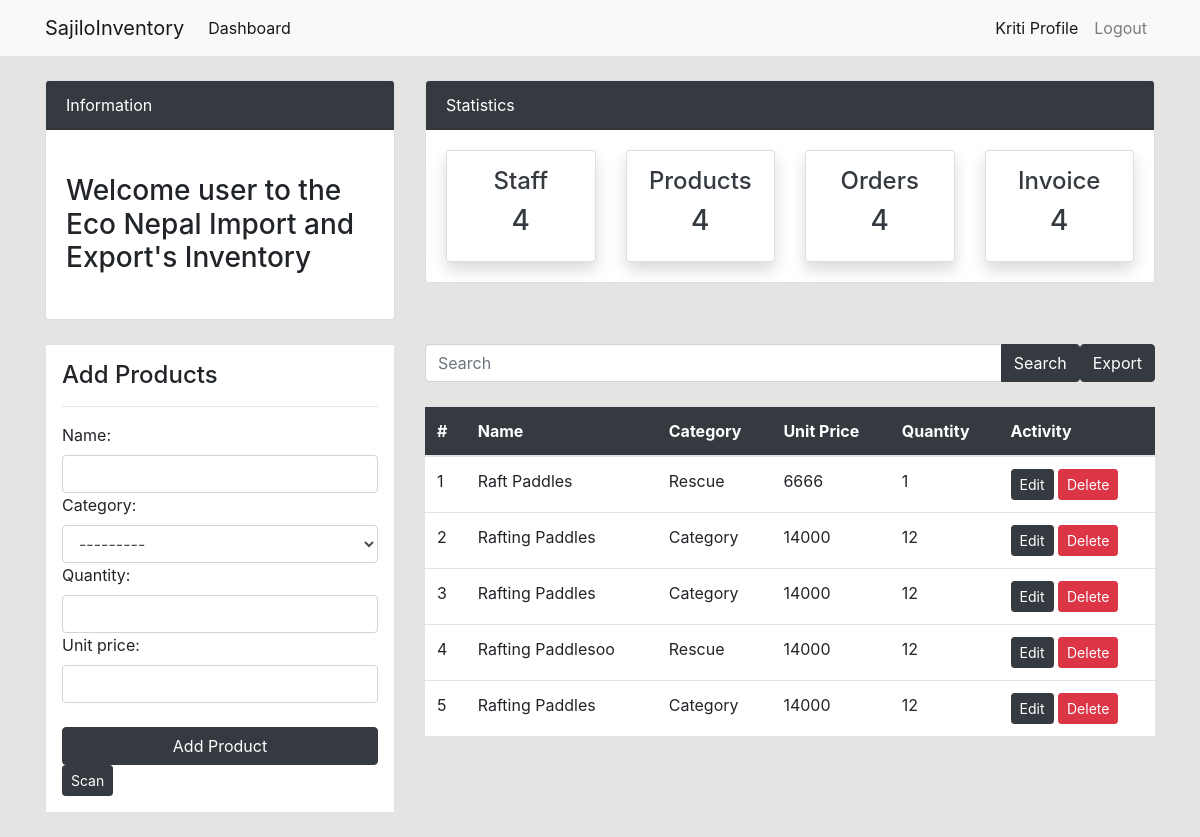
/products/ (signed in), run on an earlier commit of the app's database.
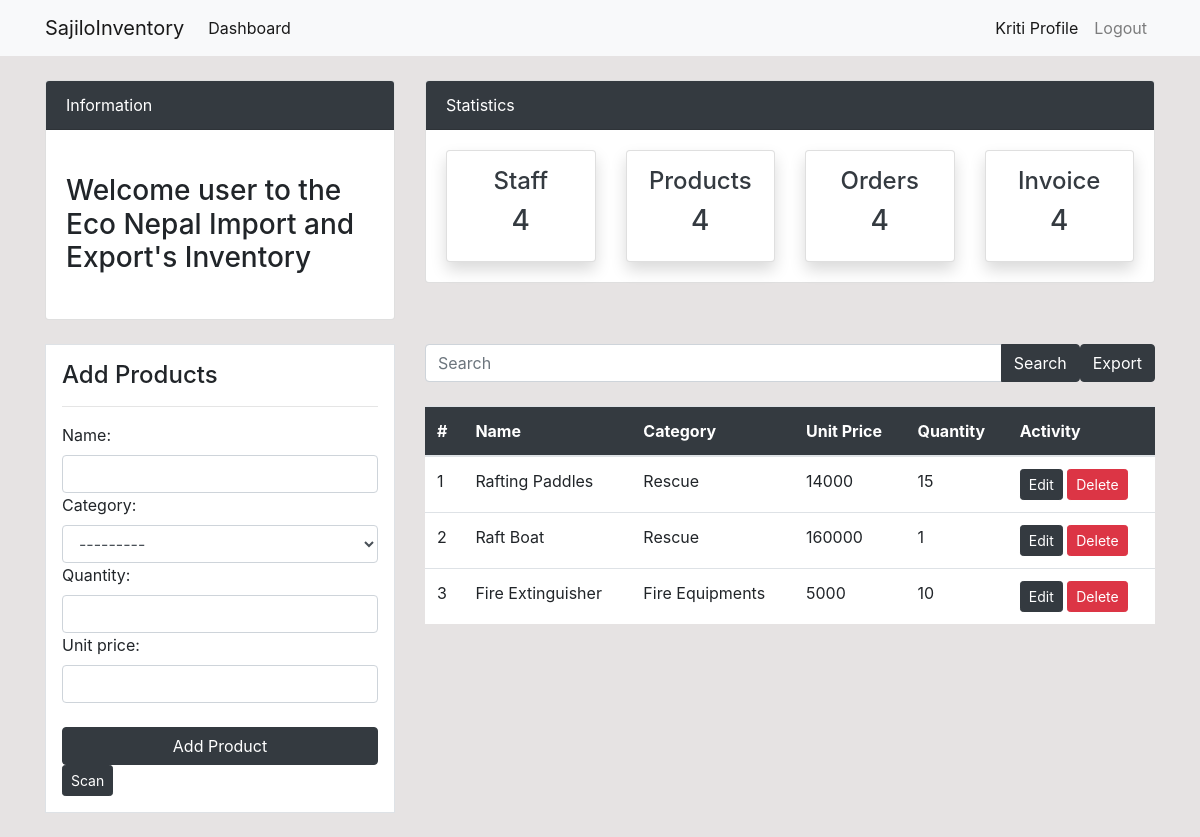
And on a later commit of the database.
### dashboard/models.py (models this page shows, shortened)
class Product(models.Model):
    name = models.CharField(max_length=100, null= True)
    category = models.CharField(max_length=20, choices= CATEGORY, null= True)
    quantity = models.PositiveIntegerField(null= True)
    unit_price = models.PositiveBigIntegerField(null=True)
    class Meta:
        verbose_name_plural ='Product'

### dashboard/views.py (the view)
# urls.py: path('products/',views.products, name='dashboard-products'),
@login_required(login_url='user-login')
def products(request):
    q = request.GET.get('q') if request.GET.get('q') != None else ''
    if request.method =='POST':
        form = ProductForm(request.POST)
        if form.is_valid():
            form.save()
            return  redirect('dashboard-products')
    elif request.method == 'GET':
        items = Product.objects.filter(
            Q(name__icontains=q) |
            Q(category__icontains=q)
        )
        form = ProductForm()
        context={
            'items': items,
            'form': form,
        }
        return render(request, 'dashboard/products.html', context)
    else:
        form = ProductForm()
        items = Product.objects.all()
    context={
        'items': items,
        'form': form,
    }
    return render(request, 'dashboard/products.html', context)

### dashboard/forms.py
class ProductForm(forms.ModelForm):
    class Meta:
        model = Product
        fields = ['name','category', 'quantity', 'unit_price']
        widgets = {
            'name': forms.TextInput(attrs={'class': 'form-control'}),
            'category': forms.Select(attrs={'class': 'form-control'}),
            'quantity': forms.NumberInput(attrs={'class': 'form-control'}),
            'unit_price': forms.NumberInput(attrs={'class': 'form-control'}),
        }

### templates/dashboard/products.html (shortened to what this page needs)
{% extends 'partials/base.html' %}
{% block content %}
{% include 'partials/topnav.html' %}
<div class="container">
    <div class="row my-4">
        <div class="col-md-4">
            <div class="border bg-white p-3">
                <h4>Add Products</h4>
                <hr>
                <form method="POST">
                    {{ form }}
                    <div class="mt-4">
                        <input class="btn btn-dark btn-block" type="submit" value="Add Product">
                        <a class="btn btn-dark btn-sm" href="{% url 'scan' %}">Scan</a>
                    </div>
                </form>
            </div>
        </div>
        <div class="col-md-8">
            <div class="d-flex justify-content-between align-items-center mb-4">
                <form action="{% url 'dashboard-products' %}" method="GET" class="input-group">
                    <input type="text" class="form-control" placeholder="Search" name="q" value="{{ request.GET.q }}">
                    <div class="input-group-append">
                        <button class="btn btn-dark" type="submit">Search</button>
                    </div>
                </form>
                <a class="btn btn-dark" href="#">Export</a>
            </div>
            <table class="table bg-white">
                <thead class="bg-dark">
                    <tr class="text-white">
                        <th scope="col">#</th>
                        <th scope="col">Name</th>
                        <th scope="col">Category</th>
                        <th scope="col">Unit Price</th>
                        <th scope="col">Quantity</th>
                        <th scope="col">Activity</th>
                    </tr>
                </thead>
                <tbody>
                    {% for item in items %}
                    <tr>
                        <td>{{ forloop.counter }}</td>
                        <td>{{ item.name }}</td>
                        <td>{{ item.category }}</td>
                        <td>{{ item.unit_price }}</td>
                        <td>{{ item.quantity }}</td>
                        <td>
                            <a class="btn btn-dark btn-sm" href="{% url 'dashboard-product-update' item.id %}">Edit</a>
                            <a class="btn btn-danger btn-sm" href="{% url 'dashboard-product-delete' item.id %}">Delete</a>
                        </td>
                    </tr>
                    {% empty %}
                    <tr>
                        <td colspan="6" class="text-center">No products found.</td>
                    </tr>
                    {% endfor %}
                </tbody>
            </table>
        </div>
    </div>
</div>
{% endblock %}

### templates/partials/base.html (shortened to what this page needs)
{% load static %}
<!doctype html>
<html lang="en">
  <head>
    <link rel="stylesheet" href="https://cdn.jsdelivr.net/npm/bootstrap@4.6.2/dist/css/bootstrap.min.css">
  <link rel="stylesheet" href="{% static '/style.css' %}">
  </head>
  <body>
    {% include 'partials/nav.html' %}
    {% block content %}
    {%endblock%}
  </body>
</html>

### templates/partials/nav.html (shortened to what this page needs)
<nav class="navbar navbar-expand-lg navbar-light bg-light">
   {% if user.is_authenticated %}
    <div class="container">
        <a class="navbar-brand " href="{% url 'dashboard-index' %}">SajiloInventory</a>
        <div class="collapse navbar-collapse" id="navbarSupportedContent">
            <ul class="navbar-nav mr-auto">
                <li class="nav-item active">
                    <a class="nav-link text-black" href="{% url 'dashboard-index' %}">Dashboard </a>
                </li>
            </ul>
            <ul class="navbar-nav ml-auto">
                <li class="nav-item active">
                    <a class="nav-link text-black" href="{% url 'user-profile'%}">{{user.username}} Profile </a>
                </li>
                <li class="nav-item">
                    <a class="nav-link text-black" href="{% url 'user-logout'  %}">Logout</a>
                </li>
            </ul>
        {% endif %}
        </div>
    </div>
</nav>

### templates/partials/topnav.html (shortened to what this page needs)
<div class="container">
    <div class="row mt-4">
        <div class="col-md-4">
            <div class="card">
                <div class="card-header bg-dark text-white">
                    Information
                </div>
                <div class="card-body">
                    <marquee behavior="" direction="">
                        <h3 class="my-4">Welcome user to the Eco Nepal Import and Export's Inventory </h3>
                    </marquee>
                </div>
            </div>
        </div>
        <div class="col-md-8">
            <div class="card">
                <div class="card-header bg-dark text-white">
                    Statistics
                </div>
                <div class="card-body">
                    <div class="row">
                        <div class="col-md-3">
                            <a class="text-decoration-none text-dark" href="{% url 'dashboard-staff' %}">
                                <div class="card my-card shadow text-center p-3">
                                    <h4>Staff </h4>
                                    <h3>4</h3>
                                </div>
                            </a>
                        </div>
                        <div class="col-md-3">
                            <a class="text-decoration-none text-dark" href="{% url 'dashboard-products' %}">
                                <div class="card my-card shadow text-center p-3">
                                    <h4>Products </h4>
                                    <h3>4</h3>
                                </div>
                            </a>
                        </div>
                        <div class="col-md-3">
                            <a class="text-decoration-none text-dark" href="{% url 'dashboard-orders' %}">
                                <div class="card my-card shadow text-center p-3">
                                    <h4>Orders </h4>
                                    <h3>4</h3>
                                </div>
                            </a>
                        </div>
                        <div class="col-md-3">
                            <a class="text-decoration-none text-dark" href="{% url 'dashboard-invoice' %}">
                                <div class="card my-card shadow text-center p-3">
                                    <h4>Invoice</h4>
                                    <h3>4</h3>
                                </div>
                            </a>
                        </div>
                    </div>
                </div>
            </div>
        </div>
    </div>
</div>

### static/style.css (style rules this page uses)
body { background: rgb(230, 227, 227); }

What changed in the data, as far as the page shows it:
removed Product: name "Raft Paddles", category "Rescue", unit_price "6666", quantity "1"
removed Product: name "Rafting Paddles", category "Category", unit_price "14000", quantity "12"
removed Product: name "Rafting Paddles", category "Category", unit_price "14000", quantity "12"
removed Product: name "Rafting Paddlesoo", category "Rescue", unit_price "14000", quantity "12"
changed Product "Rafting Paddles": category "Category" → "Rescue"; quantity "12" → "15"
added Product: name "Raft Boat", category "Rescue", unit_price "160000", quantity "1"
added Product: name "Fire Extinguisher", category "Fire Equipments", unit_price "5000", quantity "10"
